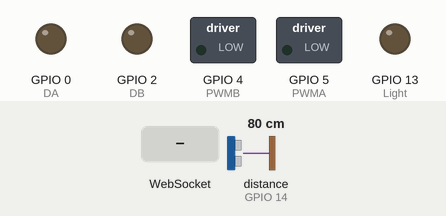
Recording of a sketch running on a simulated ESP8266 (NodeMCU). Shown: switched loads named in the sketch (green lamp = pin HIGH), output pins drawn as LEDs (lit = HIGH). Wiring (inferred from the names in the program): ultrasonic range finder: trigger GPIO 12; echo GPIO 14. The inputs (shaded band) are chosen by the test bench; at power-on: distance to the obstacle (sensor on GPIO 14) 80 cm. The echo pulse lasts 58.3 µs per cm; random numbers use the default seed unless the sketch sets one; pins used as bus, display or sensor lines are not drawn.

Above: at 1.2 s.
1.3 s: WebSocket text "o" received
At 2.1 s:
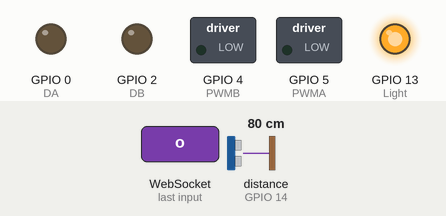
2.8 s: WebSocket text "F" received
At 3.7 s:
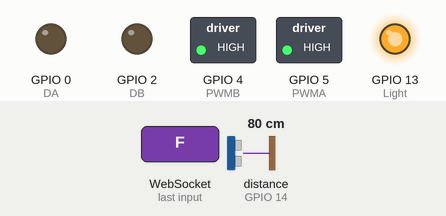
4.3 s: WebSocket text "f" received
At 5.2 s:
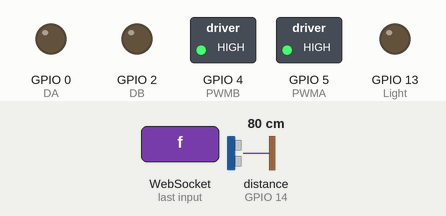
5.8 s: WebSocket text "B" received
At 6.7 s:
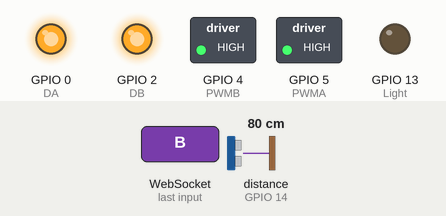
7.3 s: WebSocket text "R" received
At 8.5 s:
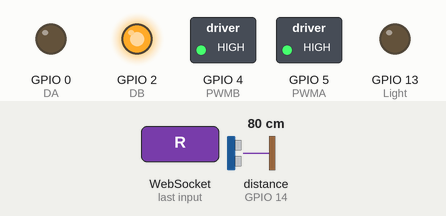
8.8 s: WebSocket text "L" received
At 10.0 s:
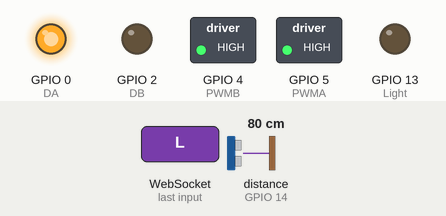
Timing chart, 0 to 11.3 s (numbered marks = the images above; inputs shaded):
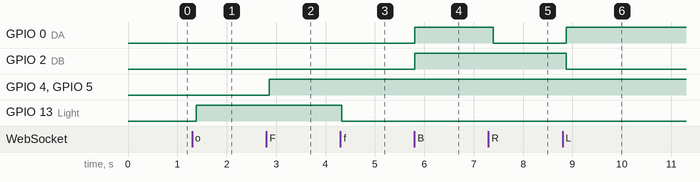

The sketch:

Wifi_Robot_AP_Web_Server.ino
```cpp
/*
 * ESP8266 as Web Server using WiFi Access Point (AP) mode
 * Connect to AP "Robot Wifi", password = "87654321"
 * Open browser, visit 192.168.4.1
 * Autor: carjavi@hotmail.com
 * Library: arduinoWebSockets
 * Mejorado por ChatGPT
 */

#include <ESP8266WiFi.h>
#include <WiFiClient.h>
#include <ESP8266WebServer.h>
#include <WebSocketsServer.h>
#include <Hash.h>

const char* ssid = "Robot Wifi";
const char* password = "87654321";

const int trigPin = 12;
const int echoPin = 14;
#define SOUND_VELOCITY 0.034
long duration;
float distanceCm;

int PWMA = 5, PWMB = 4, DA = 0, DB = 2;
int Light = 13;
int speedCar = 255;
char Data;
bool randomMode = false;
unsigned long lastCheck = 0;

WebSocketsServer webSocket = WebSocketsServer(81);
ESP8266WebServer server(80);

const char INDEX_HTML[] PROGMEM = R"rawliteral(
<!DOCTYPE html>
<html>
<head>
  <meta name="viewport" content="width=device-width, initial-scale=1">
  <title>WiFi Robot Controller</title>
  <style>
    body { background: #f4f4f4; font-family: Arial; text-align: center; margin: 0; padding: 0; }
    h1 { background: #ff3; margin: 0; padding: 10px; font-size: 20px; }
    .button { width: 80px; height: 60px; margin: 5px; font-size: 14px; border: none; border-radius: 10px; color: #fff; }
    .green { background: #090; } .red { background: #f00; } .blue { background: #03c; } .yellow { background: #f90; }
    .joystick { display: grid; grid-template-columns: 80px 80px 80px; justify-content: center; margin-top: 20px; margin-bottom: 30px; }
    .joystick div { display: flex; justify-content: center; align-items: center; }
    .row { display: flex; justify-content: center; flex-wrap: wrap; gap: 10px; margin-bottom: 15px; }
    .footer { font-size: 16px; color: #f00; margin: 20px;}
    #sonar { font-size: 18px; margin: 10px; color: #333; }
  </style>
  <script>
    var ws;
    function start() {
      ws = new WebSocket('ws://' + location.hostname + ':81/');
      ws.onmessage = function(evt) {
        if(evt.data.startsWith("D")) {
          document.getElementById("sonar").innerText = "Distancia Sonar: " + evt.data.substring(1) + " cm";
        }
      }
    }
    function sendCmd(btn) {
      ws.send(btn.id);
    }
  </script>
</head>
<body onload="start()">
  <h1>WiFi Robot Controller</h1>
  <div id="sonar">Distancia: -- cm</div>

  <!-- Joystick Layout -->
  <div class="joystick">
    <div></div><div><button id="F" class="button green" onclick="sendCmd(this)">Forward</button></div><div></div>
    <div><button id="L" class="button green" onclick="sendCmd(this)">Left</button></div>
    <div><button id="S" class="button red" onclick="sendCmd(this)">Stop</button></div>
    <div><button id="R" class="button green" onclick="sendCmd(this)">Right</button></div>
    <div></div><div><button id="B" class="button green" onclick="sendCmd(this)">Backward</button></div><div></div>
  </div>

  <!-- Speed Row -->
  <div class="row">
    <button id="a" class="button blue" onclick="sendCmd(this)">Speed Low</button>
    <button id="b" class="button blue" onclick="sendCmd(this)">Speed Medium</button>
    <button id="c" class="button blue" onclick="sendCmd(this)">Speed High</button>
  </div>

  <!-- Light Buttons -->
  <div class="row">
    <button id="o" class="button yellow" onclick="sendCmd(this)">Light ON</button>
    <button id="f" class="button yellow" onclick="sendCmd(this)">Light OFF</button>
  </div>

  <!-- Random Buttons -->
  <div class="row">
    <button id="Q" class="button yellow" onclick="sendCmd(this)">Random ON</button>
    <button id="W" class="button yellow" onclick="sendCmd(this)">Random OFF</button>
  </div>

  <div class="footer">@carjavi (c) 2025</div>
</body>
</html>
)rawliteral";


void sendDistance() {
  String msg = "D" + String(distanceCm);
  webSocket.broadcastTXT(msg);
}

void IRAM_ATTR forword() {
  analogWrite(PWMA, speedCar);
  digitalWrite(DA, LOW);
  analogWrite(PWMB, speedCar);
  digitalWrite(DB, LOW);
}

void IRAM_ATTR backword() {
  analogWrite(PWMA, speedCar);
  digitalWrite(DA, HIGH);
  analogWrite(PWMB, speedCar);
  digitalWrite(DB, HIGH);
}

void IRAM_ATTR turnRight() {
  analogWrite(PWMA, speedCar);
  digitalWrite(DA, LOW);
  analogWrite(PWMB, speedCar);
  digitalWrite(DB, HIGH);
}

void IRAM_ATTR turnLeft() {
  analogWrite(PWMA, speedCar);
  digitalWrite(DA, HIGH);
  analogWrite(PWMB, speedCar);
  digitalWrite(DB, LOW);
}

void IRAM_ATTR Stop() {
  digitalWrite(PWMA, LOW);
  digitalWrite(DA, LOW);
  digitalWrite(PWMB, LOW);
  digitalWrite(DB, LOW);
}

void Ramdom_on() {
  if (!randomMode) randomMode = true;
}

void Ramdom_off() {
  randomMode = false;
  Stop();
}

void Sonar() {
  digitalWrite(trigPin, LOW);
  delayMicroseconds(2);
  digitalWrite(trigPin, HIGH);
  delayMicroseconds(10);
  digitalWrite(trigPin, LOW);
  duration = pulseIn(echoPin, HIGH);
  distanceCm = duration * SOUND_VELOCITY / 2;
  sendDistance();
}

void webSocketEvent(uint8_t num, WStype_t type, uint8_t *payload, size_t length) {
  if (type == WStype_TEXT) {
    Data = payload[0];
    switch (Data) {
      case 'a': speedCar = 150; break;
      case 'b': speedCar = 200; break;
      case 'c': speedCar = 255; break;
      case 'o': digitalWrite(Light, HIGH); break;
      case 'f': digitalWrite(Light, LOW); break;
      case 'F': forword(); break;
      case 'B': backword(); break;
      case 'R': turnRight(); break;
      case 'L': turnLeft(); break;
      case 'S': Stop(); break;
      case 'Q': Ramdom_on(); break;
      case 'W': Ramdom_off(); break;
    }
  }
}

void setup() {
  Serial.begin(115200);
  pinMode(trigPin, OUTPUT);
  pinMode(echoPin, INPUT);
  pinMode(PWMA, OUTPUT);
  pinMode(PWMB, OUTPUT);
  pinMode(DA, OUTPUT);
  pinMode(DB, OUTPUT);
  pinMode(Light, OUTPUT);

  WiFi.mode(WIFI_AP);
  WiFi.softAP(ssid, password);

  server.on("/", []() {
    server.send(200, "text/html", String((const char *)INDEX_HTML));
  });

  server.begin();
  webSocket.begin();
  webSocket.onEvent(webSocketEvent);
}

void loop() {
  Sonar();
  if (randomMode) {
    forword();
    if (distanceCm < 15) {
      Stop(); delay(3000); // tiempo que se detiene
      backword(); delay(1000); // tiempo que retrocede
      Stop(); delay(2000);
      if (random(0, 2) == 0) { // cruza aleatoriamente
        turnRight();
      } else {
        turnLeft();
      }
      delay(500); // tiempo en que cruza
      Stop();
    }
  }
  webSocket.loop();
  server.handleClient();
  delay(100);
}
```

Measured:
- after the input at 1.3 s, GPIO 13 (Light): LOW → HIGH after 0.08 s
- after the input at 2.8 s, GPIO 4 (PWMB), GPIO 5 (PWMA): LOW → HIGH after 0.06 s
- after the input at 4.3 s, GPIO 13 (Light): HIGH → LOW at once
- after the input at 5.8 s, GPIO 0 (DA), GPIO 2 (DB): LOW → HIGH at once
- after the input at 7.3 s, GPIO 0 (DA): HIGH → LOW after 0.09 s
- after the input at 8.8 s, GPIO 0 (DA): LOW → HIGH after 0.07 s; GPIO 2 (DB): HIGH → LOW after 0.07 s
